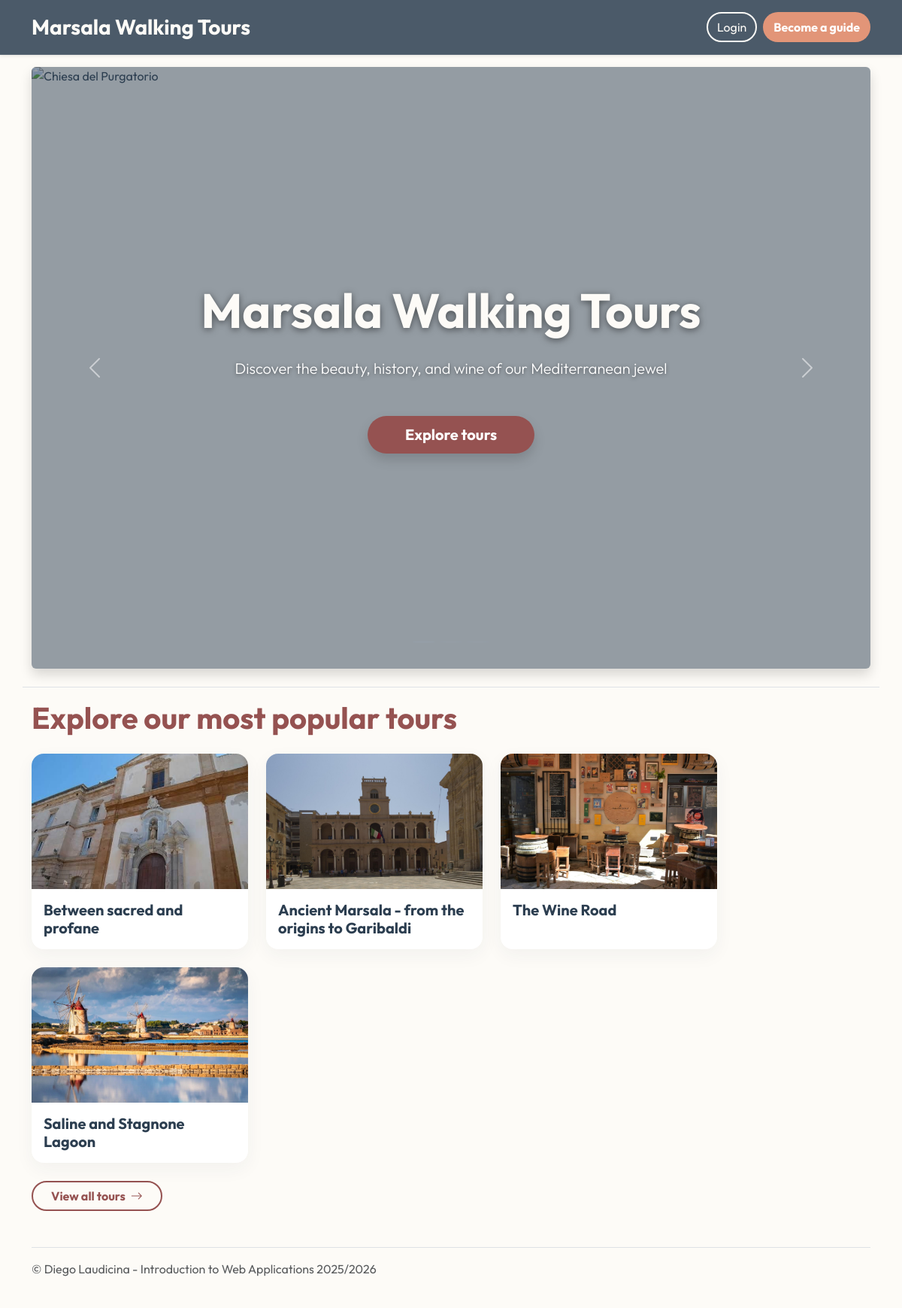
The page / on the database its author committed.
### tables this page shows
CREATE TABLE "TOURS" (
	"id"	INTEGER NOT NULL UNIQUE,
	"title"	TEXT NOT NULL,
	"language"	TEXT NOT NULL,
	"duration"	INTEGER NOT NULL,
	"description"	TEXT NOT NULL,
	"meeting_point"	TEXT NOT NULL,
	"max_participants"	INTEGER NOT NULL,
	"g_id"	INTEGER NOT NULL,
	PRIMARY KEY("id" AUTOINCREMENT),
	FOREIGN KEY("g_id") REFERENCES "GUIDES"("id"),
	FOREIGN KEY("language") REFERENCES "LANGUAGES"("language")
);

### app.py (the view)
@app.route("/")
def home():
	tours = tours_dao.get_all_tours()
	return render_template("index.html", tours = tours)

### tours_dao.py (called while the page is built)
def get_all_tours():
    conn = sqlite3.connect(db_path)
    conn.row_factory = sqlite3.Row
    cursor = conn.cursor()
    query = "SELECT T.*, (SELECT photo FROM PHOTOS WHERE t_id = T.id ORDER BY RANDOM() LIMIT 1) as cover_photo FROM TOURS T"
    cursor.execute(query)
    tours = [dict(row) for row in cursor.fetchall()]
    conn.close()
    return tours

### templates/index.html (shortened to what this page needs)
{% extends 'base.html' %}
{% block content %}
<section class="container mt-3 mb-3 border-bottom pb-4">
	<div id="mainCarousel" class="carousel slide rounded shadow overflow-hidden" data-bs-ride="carousel">
		<div class="carousel-indicators z-3 mb-4">
			<button type="button" data-bs-target="#mainCarousel" data-bs-slide-to="0"
				class="active rounded-circle index-carousel-btn" aria-current="true" aria-label="Slide 1"></button>
			<button type="button" data-bs-target="#mainCarousel" data-bs-slide-to="1"
				class="rounded-circle index-carousel-btn" aria-label="Slide 2"></button>
			<button type="button" data-bs-target="#mainCarousel" data-bs-slide-to="2"
				class="rounded-circle index-carousel-btn" aria-label="Slide 3"></button>
		</div>
		<div
			class="position-absolute top-0 start-0 w-100 h-100 z-3 d-flex flex-column justify-content-center align-items-center text-center p-5 pe-none hero-overlay">
			<h1 class="display-3 fw-bold mb-4 text-sand-light hero-text-shadow-light">Marsala Walking Tours</h1>
			<p class="lead mb-5 d-none d-md-block text-white hero-text-shadow-sm">Discover the beauty, history, and wine
				of our Mediterranean jewel</p>
			<a href="{{ url_for('tours_page') }}"
				class="btn btn-marsala hero-btn btn-lg px-5 shadow fw-bold pe-auto">Explore
				tours</a>
		</div>
		<div class="carousel-inner">
			<div class="carousel-item active">
				<img src="{{ url_for('static', filename='images/hp3.jpeg') }}" class="d-block w-100 index-carousel-img"
					alt="Chiesa del Purgatorio">
			</div>
		</div>
		<button class="carousel-control-prev z-3" type="button" data-bs-target="#mainCarousel" data-bs-slide="prev">
			<span class="carousel-control-prev-icon" aria-hidden="true"></span>
		</button>
		<button class="carousel-control-next z-3" type="button" data-bs-target="#mainCarousel" data-bs-slide="next">
			<span class="carousel-control-next-icon" aria-hidden="true"></span>
		</button>
	</div>
</section>
<main class="container mb-5">
	<h1 class="mb-4 text-marsala-primary">Explore our most popular tours</h1>
	<div class="d-flex flex-row flex-wrap justify-content-start gap-4">
		{% for tour in tours[:4] %}
		<article class="card popular-card modern-card">
			<img src="{{ url_for('static', filename='images/' ~ tour.cover_photo) }}" class="card-img-top tour-card-img"
				alt="{{ tour.title }}">
			<div class="card-body">
				<h2 class="h5 card-title fw-bold mb-0">
					<a href="{{ url_for('tour_page', tour_id=tour.id) }}"
						class="text-decoration-none stretched-link text-slate">{{ tour.title }}</a>
				</h2>
			</div>
		</article>
		{% endfor %}
	</div>
	<div class="mt-4">
		<a href="{{ url_for('tours_page') }}" class="btn btn-outline-marsala fw-bold px-4">View all tours <i
				class="bi bi-arrow-right ms-1"></i></a>
	</div>
</main>
{% endblock %}

### static/styles/styles.css (style rules this page uses)
:root { --marsala-primary: #955251; --marsala-dark: #6C3A3A; --marsala-light: #B76D6C; --sand-accent: #E29578; --sand-light: #FDFBF7; --slate-text: #2C3E50; --slate-light: #4A6572; --glass-bg: rgba(255, 255, 255, 0.75); --glass-border: rgba(255, 255, 255, 0.3); --glass-dark-bg: rgba(44, 62, 80, 0.7); }
body { font-family: 'Outfit', sans-serif; background-color: var(--sand-light); color: var(--slate-text); }
.btn-marsala { background-color: var(--marsala-primary); color: white; border: 2px solid transparent; border-radius: 50rem; transition: all 0.3s ease; box-shadow: 0 4px 10px rgba(149, 82, 81, 0.3); }
.btn-outline-marsala { color: var(--marsala-primary); border: 2px solid var(--marsala-primary); background-color: transparent; border-radius: 50rem; transition: all 0.3s ease; }
.modern-card { border: none; border-radius: 16px; background: white; box-shadow: 0 8px 24px rgba(44, 62, 80, 0.05); overflow: hidden; }
.popular-card { width: 18rem; border: none; border-radius: 16px; background: white; box-shadow: 0 8px 24px rgba(44, 62, 80, 0.05); transition: transform 0.2s ease-out, box-shadow 0.2s ease-out; overflow: hidden; will-change: transform, box-shadow; }
.tour-card-img { height: 180px; object-fit: cover; }
.index-carousel-img { height: 800px; object-fit: cover; }
.index-carousel-btn { width: 12px; height: 12px; }
h1, h2, h3, h4, h5, h6 { font-weight: 700; color: var(--slate-text); }
.text-marsala-primary { color: var(--marsala-primary) !important; }
.text-sand-light { color: var(--sand-light) !important; }
.text-slate { color: var(--slate-text) !important; }
.hero-overlay { background: rgba(44, 62, 80, 0.5); }
.hero-text-shadow-light { text-shadow: 0 2px 10px rgba(0, 0, 0, 0.5); }
.hero-text-shadow-sm { text-shadow: 0 1px 5px rgba(0, 0, 0, 0.5); }
.hero-btn { transition: all 0.3s ease; }

### rows shown on the page
TOURS: shows a picture, title "Between sacred and profane"
TOURS: shows a picture, title "Ancient Marsala - from the origins to Garibaldi"
TOURS: shows a picture, title "The Wine Road"
TOURS: shows a picture, title "Saline and Stagnone Lagoon"
